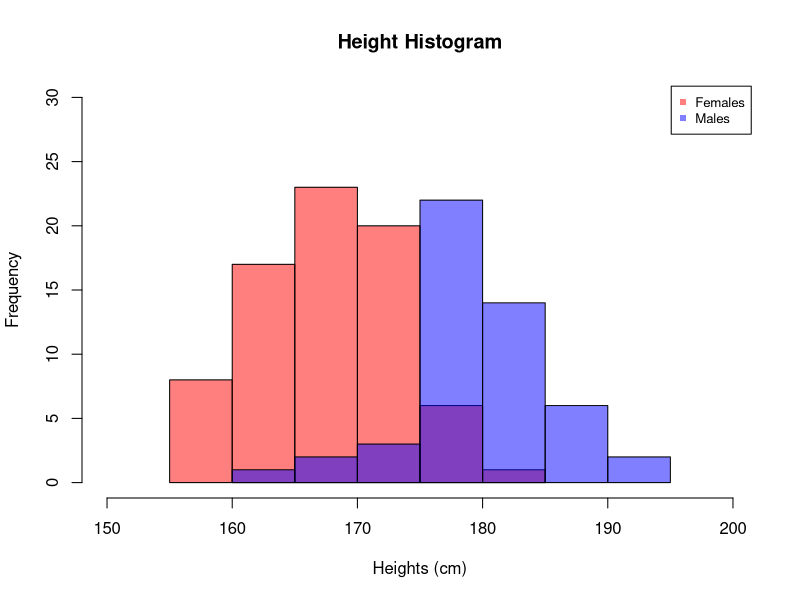

Source code (R):
#
#         Author: Dr Eugene O'Loughlin
#    Video Title: How To... Add a Legend to a Histogram in R
#   Video Number: #36
# Data File Used: 36_Data_File.csv
#
# Read data file
height <- read.csv(file="36_Data_File.csv", 
                   head=TRUE, sep=",")       # 50 men, 75 women
head(height)
#
# Plot histogram of female heights
hist(height$Female, main = "Height Histogram",      # Female histogram
     col = rgb(1, 0, 0, 0.5), 
     xlab = "Heights (cm)", 
     xlim = c(150,200),
     ylim = c(0,30))
#
#  Add male histogram
hist(height$Male, col = rgb(0, 0, 1, 0.5), add = TRUE)
#
# Create legend labels
labels <- c("Females", "Males")
#
# Create and add legend
legend("topright", legend = labels,
       cex = 0.8,                    # legend box size
       inset = 0.01,                 # distance from edge
       pch = 15,                     # shape of legend symbols
       col = c(rgb(1, 0, 0, 0.5),    # colours
       rgb(0, 0, 1, 0.5)))
#